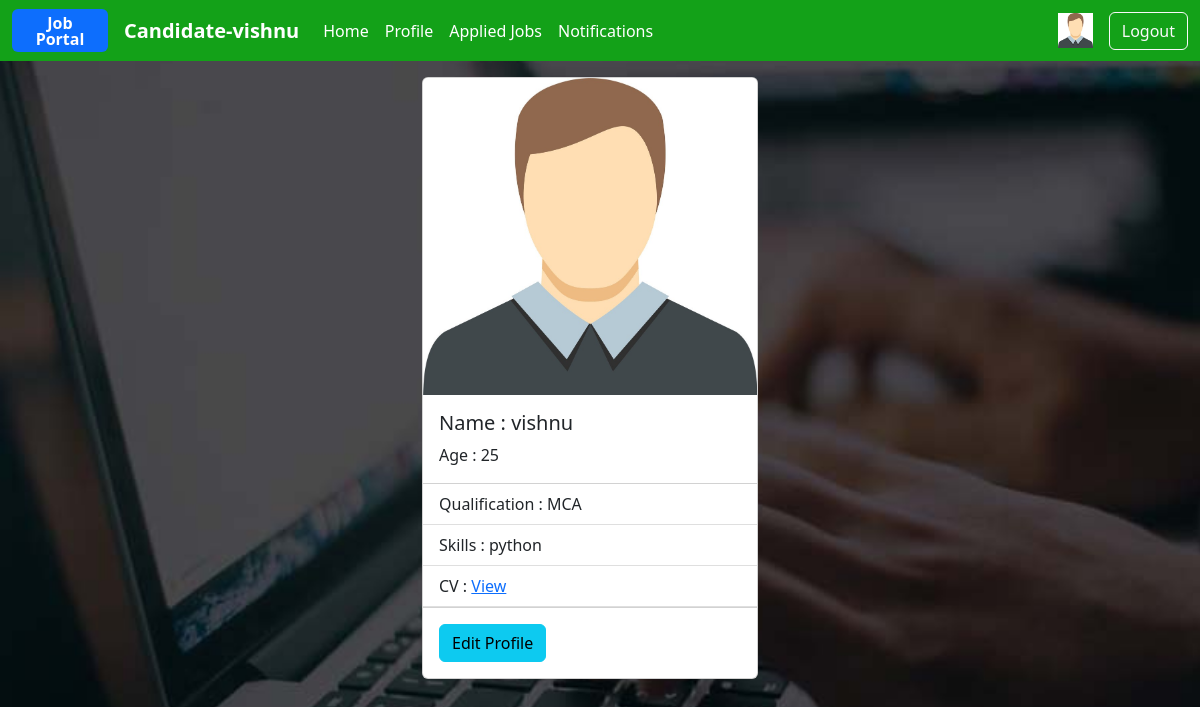
Screenshot of /candidate/profiles/details (signed in) with the database file from the repository.
### users/models.py (models this page shows, shortened)
class User(AbstractUser):
    phone=models.CharField(max_length=12)
    options=(
        ("employer","employer"),
        ("candidate","candidate")
    )
    role=models.CharField(max_length=12,choices=options,default="candidate")

### candidate/models.py (models this page shows)
class CandidateProfile(models.Model):
    user=models.OneToOneField(User,on_delete=models.CASCADE,related_name="candidates")
    profile_pic=models.ImageField(upload_to='profile')
    qualification=models.CharField(max_length=120)
    age=models.PositiveIntegerField(default=17)
    skills=models.CharField(max_length=120,null=True)
    cv=models.FileField(upload_to="cvs",null=True)

### candidate/views.py (the view)
# urls.py: path("profiles/details",views.CandidateProfileDetailView.as_view(),name="cand-detailprofile"),
@method_decorator(signin_required,name="dispatch")
class CandidateProfileDetailView(TemplateView):
    template_name = "cand-myprofile.html"

### candidate/templates/cand-myprofile.html
{%extends 'cand-base.html'%}
{%block body_block%}
<div class="container">
    <div class="row">
        <div class="col-4"></div>
        <div class="col-4 mt-3">
            <div class="card" style="width: 21rem;">
                <img src="{{request.user.candidates.profile_pic.url}}" class="card-img-top" alt="...">
                <div class="card-body">
                    <h5 class="card-title">Name : {{request.user.candidates.user}}</h5>
                    <p class="card-text">Age : {{request.user.candidates.age}}</p>
                </div>
                <ul class="list-group list-group-flush">
                    <li class="list-group-item">Qualification : {{request.user.candidates.qualification}}</li>
                    <li class="list-group-item">Skills : {{request.user.candidates.skills}}</li>
                    <li class="list-group-item">CV : <a href="{{request.user.candidates.cv.url}}">View</li>
                </ul>
                <div class="card-body">
                    <a href="{%url 'cand-editprofile' request.user.candidates.id%}" class="card-link btn btn-info">Edit Profile</a>
                </div>
            </div>
        </div>
        <div class="col-4"></div>
    </div>
</div>
{%endblock%}

### candidate/templates/cand-base.html (shortened to what this page needs)
<!DOCTYPE html>
{%load static%}
<html lang="en">
<head>
    <link href="https://cdn.jsdelivr.net/npm/bootstrap@5.2.0-beta1/dist/css/bootstrap.min.css" rel="stylesheet"
>
    <link rel="stylesheet" href="{%static 'css/userstyle.css'%}">
</head>
<body>
<nav class="navbar navbar-expand-lg navbar-dark" >
    <div class="container-fluid">
        <div class="badge bg-d text-wrap fs-6 text-bg-primary me-3" style="width: 6rem;">
            Job Portal
        </div>
        <a class="navbar-brand fw-bold" href="#">Candidate-{{request.user}}</a>
        <div class="collapse navbar-collapse" id="navbarSupportedContent">
            <ul class="navbar-nav me-auto mb-2 mb-lg-0">
                <li class="nav-item">
                    <a class="nav-link active " aria-current="page" href="{%url 'cand-home'%}">Home</a>
                </li>
                {%if request.user.candidates%}
                <li class="nav-item">
                    <a class="nav-link active" aria-current="page" href="{%url 'cand-detailprofile'%}">Profile</a>
                </li>
                {%else%}
                <li class="nav-item">
                    <a class="nav-link active" aria-current="page" href="{%url 'cand-addprofile'%}">Add Profile</a>
                </li>
                {%endif%}
                <li class="nav-item">
                    <a class="nav-link active" aria-current="page" href="{%url 'cand-appliedjobs' %}">Applied Jobs</a>
                </li>
                <li class="nav-item">
                    <a class="nav-link active" aria-current="page" href="{%url 'cand-acceptjob' %}">Notifications</a>
                </li>
            </ul>
            <a class="navbar-brand" href=""><img src="{{request.user.candidates.profile_pic.url}}" height="35px"
                                             width="35px" alt="..."></a>
            <a class="btn btn-outline-light" aria-current="page" href="{%url 'signout'%}">Logout</a>
        </div>
    </div>
</nav>
{%block body_block%}
{%endblock%}
</body>
</html>

### users/static/css/userstyle.css (style rules this page uses)
body { background: url('/static/images/jobedit.jpg'); background-size: 1537px 900px; background-repeat: no-repeat; background-attachment: fixed; }

### candidate/templates/cand-base.html (style rules this page uses)
.navbar { background-color: #13a118; }

### rows the page displays
User: user "vishnu", user.candidates.profile_pic (picture), user.candidates.user "vishnu", user.candidates.age "25", user.candidates.qualification "MCA", user.candidates.skills "python"
